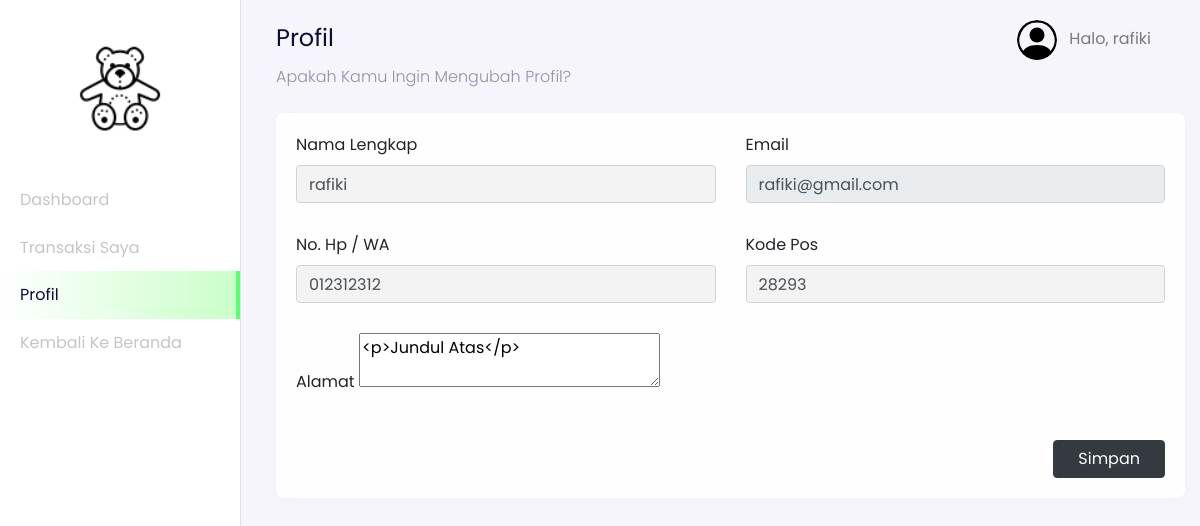
The page /user/index.php?page=profile (signed in) on the database its author committed.
### tables this page shows
CREATE TABLE `users` (
  `id_user` int(11) NOT NULL,
  `name` varchar(255) NOT NULL,
  `email` varchar(255) NOT NULL,
  `password` varchar(255) NOT NULL,
  `address` text DEFAULT NULL,
  `phone_number` varchar(255) NOT NULL,
  `postal_code` varchar(191) NOT NULL,
  `roles` varchar(255) NOT NULL
);

### config/config.php (called while the page is built, shortened)
<?php
$host = 'localhost';
$user = 'root';
$password = '';
$dbname = 'bricks';
$conn = mysqli_connect($host, $user, $password, $dbname);
function query($query)
{
    global $conn;
    $result = mysqli_query($conn, $query);
    $rows = [];
    while ($row = mysqli_fetch_assoc($result)) {
        $rows[] = $row;
    }
    return $rows;
}

### user/profile/dashboard-user-profile.php (the view, shortened to what this page needs)
<nav
  class="navbar navbar-expand-lg navbar-light navbar-store fixed-top"
  data-aos="fade-down"
>
  <div class="container-fluid">
    <div class="collpase navbar-collapse" id="navbarResponsive">
      <ul class="navbar-nav d-none d-lg-flex ml-auto">
        <li class="nav-item dropdown">
          <a
            href="#"
            class="nav-link"
            id="navbarDropdown"
            role="button"
            data-toggle="dropdown"
          >
            <img
              src="../assets/images/person-circle.svg"
              alt="profile"
              height="40px"
              class="rounded-circle mr-2 profile-picture"
            />
            <?php
              $id_user = $_SESSION['user'];
              $user = query("SELECT * FROM users WHERE id_user = $id_user")[0];
            ?>
            Halo, <?= $user["name"]; ?>
          </a>
        </li>
      </ul>
    </div>
  </div>
</nav>
<div class="section-content section-dashboard-home" data-aos="fade-up">
    <div class="container-fluid">
    <div class="dashboard-heading">
        <h2 class="dashboard-title">Profil</h2>
        <p class="dashboard-subtitle">Apakah Kamu Ingin Mengubah Profil?</p>
    </div>
    <div class="dashboard-content">
        <div class="row">
          <div class="col-12 mt-2">
              <form action="" method="POST">
                  <div class="card">
                      <div class="card-body">
                        <div class="row">
                            <div class="col-md-6">
                              <div class="form-group">
                                  <label for="name">Nama Lengkap</label>
                                  <input type="text" name="name" value="<?= $user["name"] ?? ''; ?>" id="name" class="form-control">
                              </div>
                            </div>
                            <div class="col-md-6">
                              <div class="form-group">
                                  <label for="email">Email</label>
                                  <input type="email" readonly name="email" value="<?= $user["email"] ?? ''; ?>" id="email" class="form-control">
                              </div>
                            </div>
                            <div class="col-md-6">
                              <div class="form-group">
                                  <label for="phone_number">No. Hp / WA</label>
                                  <input type="tel" name="phone_number" value="<?= $user["phone_number"] ?? ''; ?>" id="phone_number" class="form-control">
                              </div>
                            </div>
                            <div class="col-md-6">
                              <div class="form-group">
                                  <label for="code">Kode Pos</label>
                                  <input type="number" name="code" value="<?= $user["postal_code"] ?? ''; ?>" id="code" class="form-control">
                              </div>
                            </div>
                            <div class="col-md-12" id="alamat">
                              <div class="form-group">
                                <label for="alamat">Alamat</label>
                                <textarea name="alamat" id="editor"><?= $user["address"] ?? ''; ?></textarea>
                              </div>
                            </div>
                        </div>
                        <div class="row mt-2">
                          <div class="col text-right">
                          <button type="submit" name="updateUser" class="btn btn-dark px-4">Simpan</button>
                          </div>
                      </div>
                  </div>
              </form>
          </div>
        </div>
    </div>
    </div>
</div>

### rows shown on the page
users: name "rafiki", email "rafiki@gmail.com", phone_number "012312312", code "28293", alamat "<p>Jundul Atas</p>"
